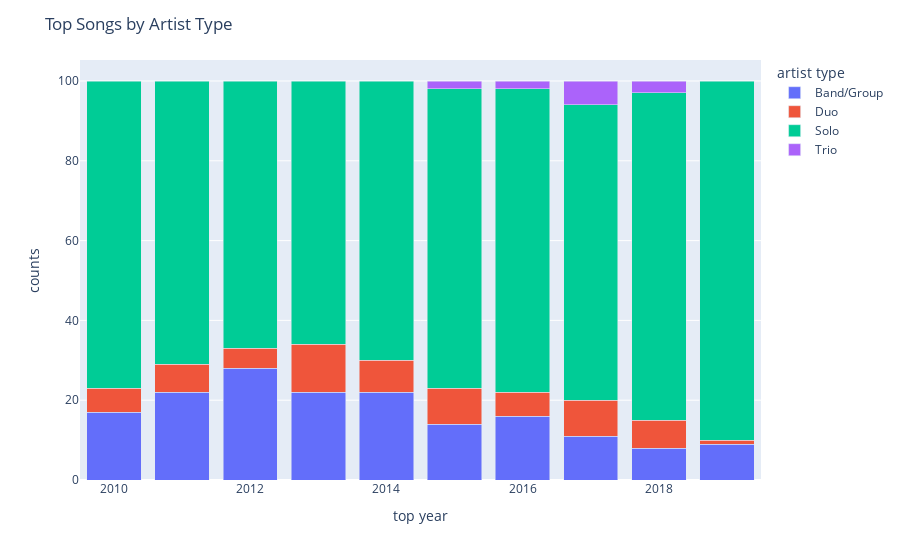

Write notebook code for a chart like this one.
### Markdown cell above
Udziałtypów wykonawców (solo, duet, trio, zespół) w latach -? TODO: chyba git, troszkę poprawić wygląd

### Code cell
# Grupowanie i agregacja danych
# grupowanie danych według roku i typu artysty oraz zliczanie liczby wystąpień
grouped = df.groupby(['top year', 'artist type']).size().reset_index(name='counts')

# sortowanie wyniku według roku i typu artysty
sorted_grouped = grouped.sort_values(['top year', 'artist type'])
fig = px.bar(sorted_grouped, x = 'top year', y = 'counts', color = 'artist type')
fig.update_layout(barmode='stack', title="Top Songs by Artist Type")
fig.show()

### Figure 1 — Plotly figure (JSON) as saved in the notebook; plotly's stock layout.template omitted (floating-point values rounded to 4 significant figures)
{"data": [{"alignmentgroup": "True", "hovertemplate": "artist type=Band/Group<br>top year=%{x}<br>counts=%{y}<extra></extra>", "legendgroup": "Band/Group", "marker": {"color": "#636efa", "pattern": {"shape": ""}}, "name": "Band/Group", "offsetgroup": "Band/Group", "orientation": "v", "showlegend": true, "textposition": "auto", "type": "bar", "x": [2010, 2011, 2012, 2013, 2014, 2015, 2016, 2017, 2018, 2019], "xaxis": "x", "y": [17, 22, 28, 22, 22, 14, 16, 11, 8, 9], "yaxis": "y"}, {"alignmentgroup": "True", "hovertemplate": "artist type=Duo<br>top year=%{x}<br>counts=%{y}<extra></extra>", "legendgroup": "Duo", "marker": {"color": "#EF553B", "pattern": {"shape": ""}}, "name": "Duo", "offsetgroup": "Duo", "orientation": "v", "showlegend": true, "textposition": "auto", "type": "bar", "x": [2010, 2011, 2012, 2013, 2014, 2015, 2016, 2017, 2018, 2019], "xaxis": "x", "y": [6, 7, 5, 12, 8, 9, 6, 9, 7, 1], "yaxis": "y"}, {"alignmentgroup": "True", "hovertemplate": "artist type=Solo<br>top year=%{x}<br>counts=%{y}<extra></extra>", "legendgroup": "Solo", "marker": {"color": "#00cc96", "pattern": {"shape": ""}}, "name": "Solo", "offsetgroup": "Solo", "orientation": "v", "showlegend": true, "textposition": "auto", "type": "bar", "x": [2010, 2011, 2012, 2013, 2014, 2015, 2016, 2017, 2018, 2019], "xaxis": "x", "y": [77, 71, 67, 66, 70, 75, 76, 74, 82, 90], "yaxis": "y"}, {"alignmentgroup": "True", "hovertemplate": "artist type=Trio<br>top year=%{x}<br>counts=%{y}<extra></extra>", "legendgroup": "Trio", "marker": {"color": "#ab63fa", "pattern": {"shape": ""}}, "name": "Trio", "offsetgroup": "Trio", "orientation": "v", "showlegend": true, "textposition": "auto", "type": "bar", "x": [2015, 2016, 2017, 2018], "xaxis": "x", "y": [2, 2, 6, 3], "yaxis": "y"}], "layout": {"barmode": "stack", "legend": {"title": {"text": "artist type"}, "tracegroupgap": 0}, "margin": {"t": 60}, "title": {"text": "Top Songs by Artist Type"}, "xaxis": {"anchor": "y", "domain": [0, 1], "title": {"text": "top year"}}, "yaxis": {"anchor": "x", "domain": [0, 1], "title": {"text": "counts"}}}}
